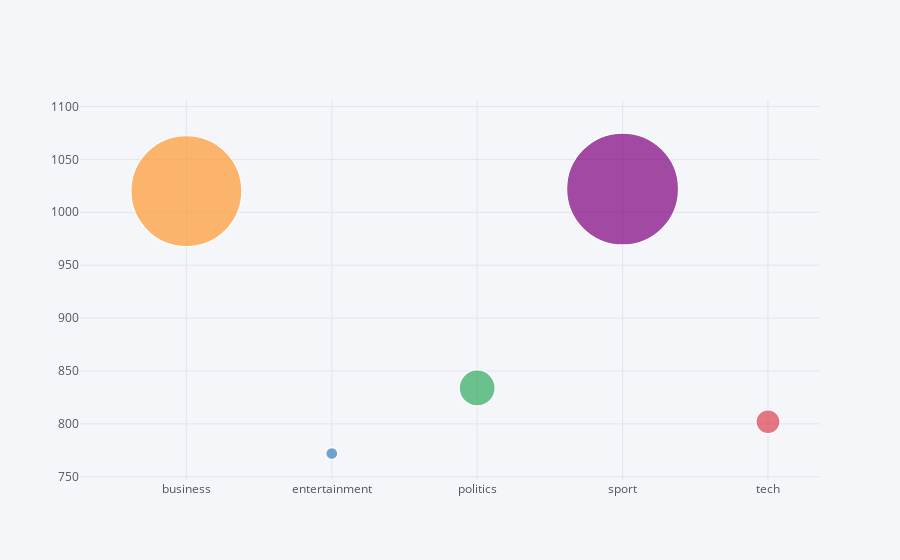

Notebook cell for this chart:
### Code cell
pd.DataFrame({"category":ct.keys(), "value":ct.values()}).iplot(kind='bubble', x='category', y='value', size='value')

### Figure 1 — Plotly figure (JSON) as saved in the notebook; plotly's stock layout.template omitted (floating-point values rounded to 4 significant figures)
{"data": [{"marker": {"color": ["rgb(255, 153, 51)", "rgb(55, 128, 191)", "rgb(50, 171, 96)", "rgb(128, 0, 128)", "rgb(219, 64, 82)", "rgb(0, 128, 128)", "rgb(255, 255, 51)", "rgb(128, 128, 0)", "rgb(251, 128, 114)", "rgb(128, 177, 211)"], "line": {"width": 1.3}, "size": [111, 12, 36, 112, 24], "symbol": "circle"}, "mode": "markers", "text": "", "type": "scatter", "x": ["business", "entertainment", "politics", "sport", "tech"], "y": [1020, 772, 834, 1022, 802]}], "layout": {"legend": {"bgcolor": "#F5F6F9", "font": {"color": "#4D5663"}}, "paper_bgcolor": "#F5F6F9", "plot_bgcolor": "#F5F6F9", "title": {"font": {"color": "#4D5663"}}, "xaxis": {"gridcolor": "#E1E5ED", "showgrid": true, "tickfont": {"color": "#4D5663"}, "title": {"font": {"color": "#4D5663"}, "text": ""}, "zerolinecolor": "#E1E5ED"}, "yaxis": {"gridcolor": "#E1E5ED", "showgrid": true, "tickfont": {"color": "#4D5663"}, "title": {"font": {"color": "#4D5663"}, "text": ""}, "zerolinecolor": "#E1E5ED"}}}
